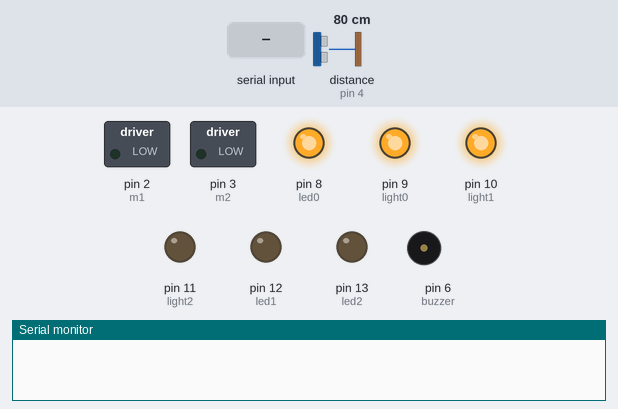
Bench run of a sketch on a simulated Arduino Uno, built with avr-gcc and run on an emulated ATmega328P. On the bench: switched loads named in the sketch (green lamp = pin HIGH), output pins drawn as LEDs (lit = HIGH), buzzer (waves = sounding, pin HIGH), the last lines printed to the serial monitor. Wiring (inferred from the names in the program): ultrasonic range finder: trigger pin 5; echo pin 4. The inputs (shaded band) are chosen by the test bench; at power-on: distance to the obstacle (sensor on pin 4) 80 cm. The echo pulse lasts 58.3 µs per cm; pins used as bus, display or sensor lines are not drawn.

Above: at 1.2 s.
1.3 s: "1" received over Serial
At 2.3 s:
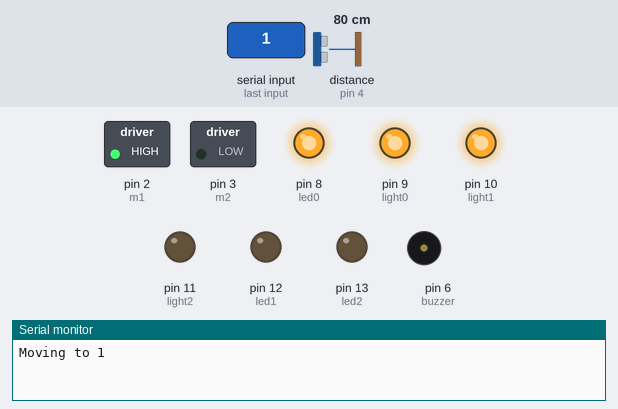
At 11.6 s:
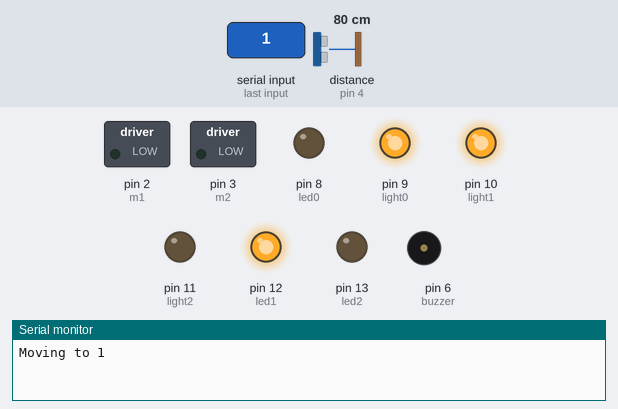
Timing chart, 0 to 36.5 s (numbered marks = the images above; inputs shaded):
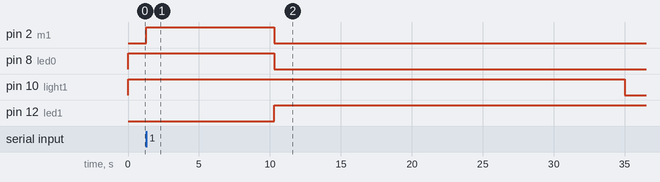

Measured:
- after the input at 1.3 s, pin 2 (m1): LOW → HIGH at once, → LOW 9.0 s later; pin 8 (led0): HIGH → LOW after 9.0 s; pin 12 (led1): LOW → HIGH after 9.0 s

The sketch:

main.ino
```cpp
//Pin numbers
//Bluetooth is connected to standard RX and TX
#define m1 2
#define m2 3
#define led2 13
#define led1 12
#define led0 8
#define usecho 4
#define ustrig 5
#define buzzer 6
#define light0 9
#define light1 10
#define light2 11
char i, a;
float t=9.0f; //Time taken to move 1 floor, calibrate experimentally

void setup()
{
  pinMode(m1, OUTPUT);
  pinMode(m2, OUTPUT);
  pinMode(led2, OUTPUT);
  pinMode(led1, OUTPUT);
  pinMode(led0, OUTPUT);
  pinMode(ustrig, OUTPUT);
  pinMode(usecho, INPUT);
  pinMode(buzzer, OUTPUT);
  pinMode(light0, OUTPUT);
  pinMode(light1, OUTPUT);
  pinMode(light2, OUTPUT);
  Serial.begin(9600);
  a='0';
  digitalWrite(led0, HIGH);
  digitalWrite(light0, HIGH);
}

void loop()
{
  //Alarm
  if (checkdistance() && (a=='0' || a=='1')) {
    digitalWrite(buzzer, HIGH);
  } else {
    digitalWrite(buzzer, LOW);
  }
  //Lift controller
  if(Serial.available())
  {
      i= Serial.read();
      if (i=='0') {
        if (a=='2') {
          Serial.println("Moving to 0");
          backward(t*2);
        }
        else if (a=='1') {
          Serial.println("Moving to 0");
          backward(t);
        }
        else if (a=='0') {
          Serial.println("Already on 0");
        }
        digitalWrite(led2, LOW);
        digitalWrite(led1, LOW);
        digitalWrite(led0, HIGH);
        a = '0';
      }
      else if (i=='1') {
        if (a=='2') {
          Serial.println("Moving to 1");
          backward(t);
        }
        else if (a=='1') {
          Serial.println("Already on 1");
        }
        else if (a=='0') {
          Serial.println("Moving to 1");
          forward(t);
        }
        digitalWrite(led2, LOW);
        digitalWrite(led1, HIGH);
        digitalWrite(led0, LOW);
        a = '1';
      }
      else if (i=='2') {
        if (a=='2') {
          Serial.println("Already on 2");
        }
        else if (a=='1') {
          Serial.println("Moving to 2");
          forward(t);
        }
        else if (a=='0') {
          Serial.println("Moving to 2");
          forward(2*t);
        }
        digitalWrite(led2, HIGH);
        digitalWrite(led1, LOW);
        digitalWrite(led0, LOW);
        a = '2';
      }
  }
  //Timed LEDs
  if (millis() % 180000 < 90000) {
    digitalWrite(light0, HIGH);
  } else {
    digitalWrite(light0, LOW);
  }
  if (millis() % 55000 < 35000) {
    digitalWrite(light1, HIGH);
  } else {
    digitalWrite(light1, LOW);
  }
  if (millis() % 75000 < 40000) {
    digitalWrite(light2, LOW);
  } else {
    digitalWrite(light2, HIGH);
  }
}

void forward(int t) {
  digitalWrite(m1, HIGH);
  digitalWrite(m2, LOW);
  delay(1000*t);
  stopmotor();
}
void backward(int t) {
  digitalWrite(m1, LOW);
  digitalWrite(m2, HIGH);
  delay(1000*t);
  stopmotor();
}
void stopmotor() {
  //STOP
  digitalWrite(m1, LOW);
  digitalWrite(m2, LOW);
  //Serial.println("stop");
}

bool checkdistance() {
  digitalWrite(ustrig, LOW);
  delayMicroseconds(2);
  digitalWrite(ustrig, HIGH);
  delayMicroseconds(10);
  digitalWrite(ustrig, LOW);
  float duration = pulseIn(usecho, HIGH);
  float dist = duration * 0.034/2;
  if (dist < 50) {
    return true;
  } else {
    return false;
  }
}
```
